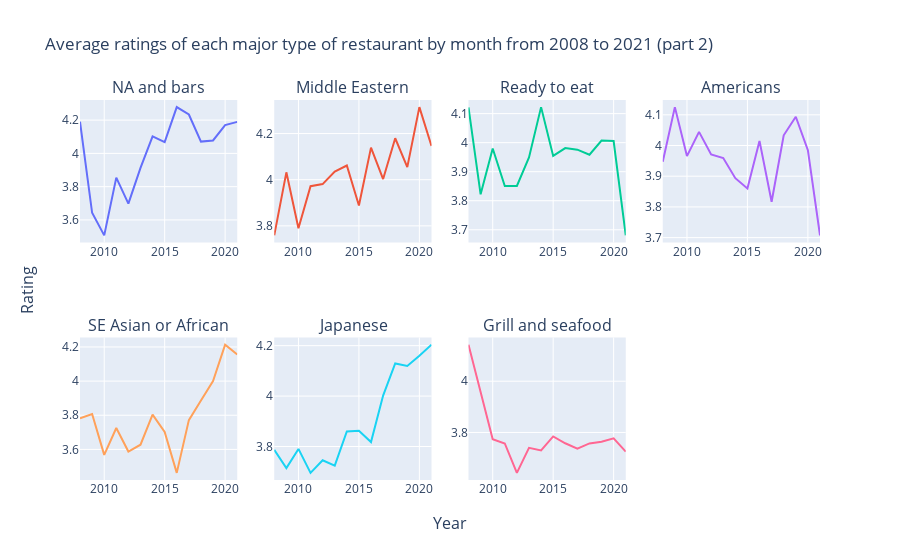

The code cell stored with this chart in its notebook:
### Markdown cell above
We now look at the average yearly ratings of the other half of the restaurant types and observe the followings:

* On one hand, we can observe a steady increase of average ratings for Middle Eastern, Japanese, Southeast Asian or African as well as North American restaurants and bars. An interesting observation is that the average ratings of North-American style restaurants and bars have been increasing since 2010 despite their initial setbacks on ratings from 2008.

* On the other hand, grill and seafood type of restaurants became less favoured by customers before 2010, and its average ratings have remained at a low level afterwards without any bounce backs. 
  
* Meanwhile, Ready to eat and Americas restaurants had their average ratings dropping considerably from 2020 to 2021, despite their rather stable average ratings in the years before.

### Code cell
# Plotting the other half of the clusters
row_idx = 1

fig = make_subplots(rows = 2, cols = 4,
                    x_title="Year", y_title="Rating",
                    subplot_titles=unique_clus_name[half_n:])

for i, clus in enumerate(unique_clus_name[half_n:]):
    
    col_idx = (i + 1) - 4 * (row_idx - 1)
    
    clus_ratings = ratings_per_cat_month.query('cluster == @clus')
    
    fig.add_trace(
        go.Scatter(x = clus_ratings.date,
                   y = clus_ratings.rating,
                   mode = "lines", 
                   name = clus, 
                   showlegend = False), 
        row = row_idx, col = col_idx
    )
    
    if col_idx % 4 == 0:
        row_idx += 1

fig.update_layout(title_text = "Average ratings of each major type of restaurant by month from 2008 to 2021 (part 2)")
fig.show()

### Figure 1 — Plotly figure (JSON) as saved in the notebook; plotly's stock layout.template omitted (floating-point values rounded to 4 significant figures)
{"data": [{"mode": "lines", "name": "NA and bars", "showlegend": false, "type": "scatter", "x": ["2008-01-01T00:00:00", "2009-01-01T00:00:00", "2010-01-01T00:00:00", "2011-01-01T00:00:00", "2012-01-01T00:00:00", "2013-01-01T00:00:00", "2014-01-01T00:00:00", "2015-01-01T00:00:00", "2016-01-01T00:00:00", "2017-01-01T00:00:00", "2018-01-01T00:00:00", "2019-01-01T00:00:00", "2020-01-01T00:00:00", "2021-01-01T00:00:00"], "xaxis": "x", "y": [4.19, 3.643, 3.507, 3.854, 3.698, 3.912, 4.103, 4.068, 4.278, 4.234, 4.071, 4.078, 4.17, 4.19], "yaxis": "y"}, {"mode": "lines", "name": "Middle Eastern", "showlegend": false, "type": "scatter", "x": ["2008-01-01T00:00:00", "2009-01-01T00:00:00", "2010-01-01T00:00:00", "2011-01-01T00:00:00", "2012-01-01T00:00:00", "2013-01-01T00:00:00", "2014-01-01T00:00:00", "2015-01-01T00:00:00", "2016-01-01T00:00:00", "2017-01-01T00:00:00", "2018-01-01T00:00:00", "2019-01-01T00:00:00", "2020-01-01T00:00:00", "2021-01-01T00:00:00"], "xaxis": "x2", "y": [3.759, 4.032, 3.789, 3.972, 3.981, 4.036, 4.061, 3.888, 4.139, 4.003, 4.18, 4.054, 4.315, 4.146], "yaxis": "y2"}, {"mode": "lines", "name": "Ready to eat", "showlegend": false, "type": "scatter", "x": ["2008-01-01T00:00:00", "2009-01-01T00:00:00", "2010-01-01T00:00:00", "2011-01-01T00:00:00", "2012-01-01T00:00:00", "2013-01-01T00:00:00", "2014-01-01T00:00:00", "2015-01-01T00:00:00", "2016-01-01T00:00:00", "2017-01-01T00:00:00", "2018-01-01T00:00:00", "2019-01-01T00:00:00", "2020-01-01T00:00:00", "2021-01-01T00:00:00"], "xaxis": "x3", "y": [4.121, 3.822, 3.98, 3.851, 3.851, 3.949, 4.122, 3.954, 3.981, 3.976, 3.958, 4.007, 4.006, 3.681], "yaxis": "y3"}, {"mode": "lines", "name": "Americans", "showlegend": false, "type": "scatter", "x": ["2008-01-01T00:00:00", "2009-01-01T00:00:00", "2010-01-01T00:00:00", "2011-01-01T00:00:00", "2012-01-01T00:00:00", "2013-01-01T00:00:00", "2014-01-01T00:00:00", "2015-01-01T00:00:00", "2016-01-01T00:00:00", "2017-01-01T00:00:00", "2018-01-01T00:00:00", "2019-01-01T00:00:00", "2020-01-01T00:00:00", "2021-01-01T00:00:00"], "xaxis": "x4", "y": [3.947, 4.125, 3.966, 4.044, 3.971, 3.959, 3.894, 3.86, 4.015, 3.817, 4.033, 4.094, 3.985, 3.707], "yaxis": "y4"}, {"mode": "lines", "name": "SE Asian or African", "showlegend": false, "type": "scatter", "x": ["2008-01-01T00:00:00", "2009-01-01T00:00:00", "2010-01-01T00:00:00", "2011-01-01T00:00:00", "2012-01-01T00:00:00", "2013-01-01T00:00:00", "2014-01-01T00:00:00", "2015-01-01T00:00:00", "2016-01-01T00:00:00", "2017-01-01T00:00:00", "2018-01-01T00:00:00", "2019-01-01T00:00:00", "2020-01-01T00:00:00", "2021-01-01T00:00:00"], "xaxis": "x5", "y": [3.783, 3.808, 3.568, 3.725, 3.587, 3.627, 3.803, 3.703, 3.463, 3.772, 3.887, 4, 4.214, 4.156], "yaxis": "y5"}, {"mode": "lines", "name": "Japanese", "showlegend": false, "type": "scatter", "x": ["2008-01-01T00:00:00", "2009-01-01T00:00:00", "2010-01-01T00:00:00", "2011-01-01T00:00:00", "2012-01-01T00:00:00", "2013-01-01T00:00:00", "2014-01-01T00:00:00", "2015-01-01T00:00:00", "2016-01-01T00:00:00", "2017-01-01T00:00:00", "2018-01-01T00:00:00", "2019-01-01T00:00:00", "2020-01-01T00:00:00", "2021-01-01T00:00:00"], "xaxis": "x6", "y": [3.787, 3.714, 3.791, 3.695, 3.745, 3.724, 3.86, 3.862, 3.818, 4.002, 4.129, 4.119, 4.16, 4.204], "yaxis": "y6"}, {"mode": "lines", "name": "Grill and seafood", "showlegend": false, "type": "scatter", "x": ["2008-01-01T00:00:00", "2009-01-01T00:00:00", "2010-01-01T00:00:00", "2011-01-01T00:00:00", "2012-01-01T00:00:00", "2013-01-01T00:00:00", "2014-01-01T00:00:00", "2015-01-01T00:00:00", "2016-01-01T00:00:00", "2017-01-01T00:00:00", "2018-01-01T00:00:00", "2019-01-01T00:00:00", "2020-01-01T00:00:00", "2021-01-01T00:00:00"], "xaxis": "x7", "y": [4.143, 3.952, 3.773, 3.757, 3.642, 3.74, 3.73, 3.784, 3.758, 3.737, 3.757, 3.764, 3.777, 3.725], "yaxis": "y7"}], "layout": {"annotations": [{"font": {"size": 16}, "showarrow": false, "text": "NA and bars", "x": 0.1062, "xanchor": "center", "xref": "paper", "y": 1, "yanchor": "bottom", "yref": "paper"}, {"font": {"size": 16}, "showarrow": false, "text": "Middle Eastern", "x": 0.3688, "xanchor": "center", "xref": "paper", "y": 1, "yanchor": "bottom", "yref": "paper"}, {"font": {"size": 16}, "showarrow": false, "text": "Ready to eat", "x": 0.6313, "xanchor": "center", "xref": "paper", "y": 1, "yanchor": "bottom", "yref": "paper"}, {"font": {"size": 16}, "showarrow": false, "text": "Americans", "x": 0.8938, "xanchor": "center", "xref": "paper", "y": 1, "yanchor": "bottom", "yref": "paper"}, {"font": {"size": 16}, "showarrow": false, "text": "SE Asian or African", "x": 0.1062, "xanchor": "center", "xref": "paper", "y": 0.375, "yanchor": "bottom", "yref": "paper"}, {"font": {"size": 16}, "showarrow": false, "text": "Japanese", "x": 0.3688, "xanchor": "center", "xref": "paper", "y": 0.375, "yanchor": "bottom", "yref": "paper"}, {"font": {"size": 16}, "showarrow": false, "text": "Grill and seafood", "x": 0.6313, "xanchor": "center", "xref": "paper", "y": 0.375, "yanchor": "bottom", "yref": "paper"}, {"font": {"size": 16}, "showarrow": false, "text": "Year", "x": 0.5, "xanchor": "center", "xref": "paper", "y": 0, "yanchor": "top", "yref": "paper", "yshift": -30}, {"font": {"size": 16}, "showarrow": false, "text": "Rating", "textangle": -90, "x": 0, "xanchor": "right", "xref": "paper", "xshift": -40, "y": 0.5, "yanchor": "middle", "yref": "paper"}], "title": {"text": "Average ratings of each major type of restaurant by month from 2008 to 2021 (part 2)"}, "xaxis": {"anchor": "y", "domain": [0, 0.2125]}, "xaxis2": {"anchor": "y2", "domain": [0.2625, 0.475]}, "xaxis3": {"anchor": "y3", "domain": [0.525, 0.7375]}, "xaxis4": {"anchor": "y4", "domain": [0.7875, 1]}, "xaxis5": {"anchor": "y5", "domain": [0, 0.2125]}, "xaxis6": {"anchor": "y6", "domain": [0.2625, 0.475]}, "xaxis7": {"anchor": "y7", "domain": [0.525, 0.7375]}, "xaxis8": {"anchor": "y8", "domain": [0.7875, 1]}, "yaxis": {"anchor": "x", "domain": [0.625, 1]}, "yaxis2": {"anchor": "x2", "domain": [0.625, 1]}, "yaxis3": {"anchor": "x3", "domain": [0.625, 1]}, "yaxis4": {"anchor": "x4", "domain": [0.625, 1]}, "yaxis5": {"anchor": "x5", "domain": [0, 0.375]}, "yaxis6": {"anchor": "x6", "domain": [0, 0.375]}, "yaxis7": {"anchor": "x7", "domain": [0, 0.375]}, "yaxis8": {"anchor": "x8", "domain": [0, 0.375]}}}
